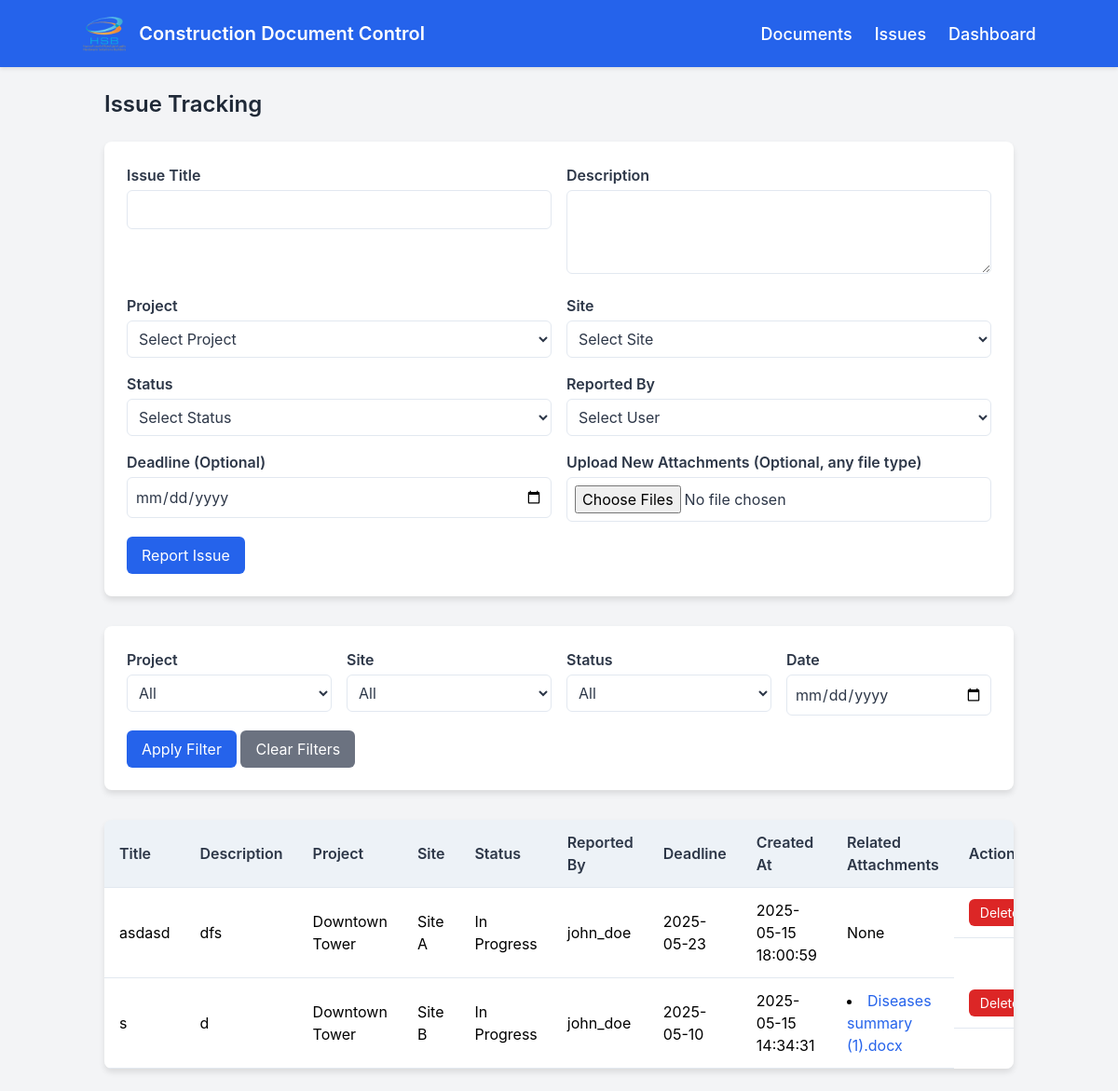
Page /issues on the committed database.
### tables this page shows
CREATE TABLE issues (
        id INTEGER PRIMARY KEY AUTOINCREMENT,
        title TEXT NOT NULL,
        description TEXT,
        project_id INTEGER,
        site_id INTEGER,
        status_id INTEGER,
        reported_by INTEGER,
        deadline DATE,
        created_at TIMESTAMP DEFAULT CURRENT_TIMESTAMP,
        FOREIGN KEY (project_id) REFERENCES projects(id),
        FOREIGN KEY (site_id) REFERENCES sites(id),
        FOREIGN KEY (status_id) REFERENCES issue_statuses(id),
        FOREIGN KEY (reported_by) REFERENCES users(id)
    );

CREATE TABLE projects (
        id INTEGER PRIMARY KEY AUTOINCREMENT,
        project_name TEXT NOT NULL UNIQUE
    );

CREATE TABLE sites (
        id INTEGER PRIMARY KEY AUTOINCREMENT,
        site_name TEXT NOT NULL UNIQUE
    );

CREATE TABLE issue_statuses (
        id INTEGER PRIMARY KEY AUTOINCREMENT,
        status_name TEXT NOT NULL UNIQUE
    );

CREATE TABLE users (
        id INTEGER PRIMARY KEY AUTOINCREMENT,
        username TEXT NOT NULL UNIQUE
    );

CREATE TABLE issue_attachments (
            id INTEGER PRIMARY KEY AUTOINCREMENT,
            filename TEXT NOT NULL,
            file_path TEXT NOT NULL,
            issue_id INTEGER,
            uploaded_by INTEGER,
            created_at TIMESTAMP DEFAULT CURRENT_TIMESTAMP,
            FOREIGN KEY (issue_id) REFERENCES issues(id),
            FOREIGN KEY (uploaded_by) REFERENCES users(id)
        );

### app.py (the view, shortened to what this page needs)
@app.route('/issues', methods=['GET', 'POST'])
def issues():
    filters = {}
    projects = get_projects()
    sites = get_sites()
    issue_statuses = get_issue_statuses()
    users = get_users()
    issues = get_all_issues(filters)
    return render_template('issues.html',
                         projects=projects,
                         sites=sites,
                         issue_statuses=issue_statuses,
                         users=users,
                         issues=issues,
                         filters=filters,
                         get_documents_for_issue=get_documents_for_issue)

### database.py (called while the page is built, shortened)
def get_db_connection():
    conn = sqlite3.connect(DATABASE)
    conn.row_factory = sqlite3.Row
    return conn

def get_projects():
    conn = get_db_connection()
    projects = conn.execute('SELECT * FROM projects').fetchall()
    conn.close()
    return projects

def get_sites():
    conn = get_db_connection()
    sites = conn.execute('SELECT * FROM sites').fetchall()
    conn.close()
    return sites

def get_users():
    conn = get_db_connection()
    users = conn.execute('SELECT * FROM users').fetchall()
    conn.close()
    return users

def get_issue_statuses():
    conn = get_db_connection()
    statuses = conn.execute('SELECT * FROM issue_statuses').fetchall()
    conn.close()
    return statuses

def get_all_issues(filters=None):
    conn = get_db_connection()
    query = '''
        SELECT i.id, i.title, i.description, p.project_name, s.site_name, st.status_name, u.username, i.deadline, i.created_at
        FROM issues i
        JOIN projects p ON i.project_id = p.id
        JOIN sites s ON i.site_id = s.id
        JOIN issue_statuses st ON i.status_id = st.id
        JOIN users u ON i.reported_by = u.id
    '''
    params = []
    conditions = []
    if conditions:
        query += ' WHERE ' + ' AND '.join(conditions)
    query += ' ORDER BY i.created_at DESC'
    issues = conn.execute(query, params).fetchall()
    conn.close()
    return issues

def get_documents_for_issue(issue_id):
    conn = get_db_connection()
    documents = conn.execute('''
        SELECT ia.id, ia.filename
        FROM issue_attachments ia
        WHERE ia.issue_id = ?
    ''', (issue_id,)).fetchall()
    conn.close()
    return documents

### templates/issues.html (shortened to what this page needs)
{% extends 'base.html' %}
{% block content %}
    <h2 class="text-2xl font-semibold text-gray-800 mb-6">Issue Tracking</h2>
    <div class="form-container mb-6">
        <form id="report-issue-form" method="POST" action="{{ url_for('report_issue') }}" enctype="multipart/form-data">
            <div class="grid grid-cols-1 md:grid-cols-2 gap-4">
                <div>
                    <label for="issue-title" class="block mb-1">Issue Title</label>
                    <input type="text" id="issue-title" name="title" class="w-full border p-2 rounded-md focus:outline-none focus:border-blue-500" required>
                </div>
                <div>
                    <label for="issue-description" class="block mb-1">Description</label>
                    <textarea id="issue-description" name="description" class="w-full border p-2 rounded-md focus:outline-none focus:border-blue-500" rows="3"></textarea>
                </div>
                <div>
                    <label for="issue-project" class="block mb-1">Project</label>
                    <select id="issue-project" name="project" required>
                        <option value="">Select Project</option>
                    </select>
                </div>
                <div>
                    <label for="issue-site" class="block mb-1">Site</label>
                    <select id="issue-site" name="site" required>
                        <option value="">Select Site</option>
                    </select>
                </div>
                <div>
                    <label for="issue-status" class="block mb-1">Status</label>
                    <select id="issue-status" name="status" required>
                        <option value="">Select Status</option>
                    </select>
                </div>
                <div>
                    <label for="issue-reported-by" class="block mb-1">Reported By</label>
                    <select id="issue-reported-by" name="reported_by" required>
                        <option value="">Select User</option>
                    </select>
                </div>
                <div>
                    <label for="issue-deadline" class="block mb-1">Deadline (Optional)</label>
                    <input type="date" id="issue-deadline" name="deadline" class="w-full border p-2 rounded-md focus:outline-none focus:border-blue-500">
                </div>
                <div>
                    <label for="issue-files" class="block mb-1">Upload New Attachments (Optional, any file type)</label>
                    <input type="file" id="issue-files" name="files" multiple class="w-full border p-2 rounded-md focus:outline-none focus:border-blue-500">
                </div>
            </div>
            <button type="submit" class="bg-blue-600 text-white px-4 py-2 mt-4 rounded-md hover:bg-blue-700">Report Issue</button>
        </form>
    </div>
    <div class="form-container mb-6">
        <form id="filter-issues-form" method="POST" action="">
            <div class="grid grid-cols-1 md:grid-cols-4 gap-4">
                <div>
                    <label for="filter_issue_project" class="block mb-1">Project</label>
                    <select id="filter_issue_project" name="project">
                        <option value="">All</option>
                    </select>
                </div>
                <div>
                    <label for="filter_issue_site" class="block mb-1">Site</label>
                    <select id="filter_issue_site" name="site">
                        <option value="">All</option>
                    </select>
                </div>
                <div>
                    <label for="filter_issue_status" class="block mb-1">Status</label>
                    <select id="filter_issue_status" name="status">
                        <option value="">All</option>
                    </select>
                </div>
                <div>
                    <label for="filter_issue_date" class="block mb-1">Date</label>
                    <input type="date" id="filter_issue_date" name="date" value="{{ filters.date if filters.date else '' }}">
                </div>
            </div>
            <button type="submit" class="bg-blue-600 text-white px-4 py-2 mt-4 rounded-md hover:bg-blue-700">Apply Filter</button>
            <button type="button" id="clear-issue-filters" class="bg-gray-500 text-white px-4 py-2 mt-4 rounded-md hover:bg-gray-700">Clear Filters</button>
        </form>
    </div>
    <div class="table-container">
        <table>
            <thead>
                <tr>
                    <th>Title</th>
                    <th>Description</th>
                    <th>Project</th>
                    <th>Site</th>
                    <th>Status</th>
                    <th>Reported By</th>
                    <th>Deadline</th>
                    <th>Created At</th>
                    <th>Related Attachments</th>
                    <th>Action</th>
                </tr>
            </thead>
            <tbody>
                {% for issue in issues %}
                    <tr>
                        <td>{{ issue.title }}</td>
                        <td>{{ issue.description or 'N/A' }}</td>
                        <td>{{ issue.project_name }}</td>
                        <td>{{ issue.site_name }}</td>
                        <td>{{ issue.status_name }}</td>
                        <td>{{ issue.username }}</td>
                        <td>{{ issue.deadline or 'N/A' }}</td>
                        <td>{{ issue.created_at }}</td>
                        <td>
                            {% set related_docs = get_documents_for_issue(issue.id) %}
                            {% if related_docs %}
                                <ul class="list-disc list-inside">
                                    {% for doc in related_docs %}
                                        <li>
                                            <a href="{{ url_for('serve_uploaded_file', filename=doc.filename) }}" class="text-blue-600 hover:underline" target="_blank">{{ doc.filename }}</a>
                                        </li>
                                    {% endfor %}
                                </ul>
                            {% else %}
                                None
                            {% endif %}
                        </td>
                        <td class="flex items-center space-x-2">
                            <form class="delete-issue-form inline-flex" method="POST" action="{{ url_for('delete_issue_route', issue_id=issue.id) }}">
                                <button type="submit" class="bg-red-600 text-white px-2 py-1 rounded-md hover:bg-red-700">Delete</button>
                            </form>
                        </td>
                    </tr>
                {% endfor %}
            </tbody>
        </table>
    </div>
{% endblock %}

### templates/base.html (shortened to what this page needs)
<!DOCTYPE html>
<html lang="en">
<head>
    <link href="https://cdn.jsdelivr.net/npm/tailwindcss@2.2.19/dist/tailwind.min.css" rel="stylesheet">
    <link href="{{ url_for('static', filename='css/style.css') }}" rel="stylesheet">
</head>
<body class="bg-gray-100">
    <nav class="bg-blue-600 p-4">
        <div class="container mx-auto flex justify-between items-center">
            <a href="{{ url_for('index') }}" class="flex items-center">
                <img src="{{ url_for('static', filename='images/logo.png') }}" alt="Logo" class="navbar-logo mr-3">
                <span class="text-white text-xl font-semibold hidden md:inline">Construction Document Control</span>
            </a>
            <div class="nav-links">
                <a href="{{ url_for('index') }}" class="nav-link">Documents</a>
                <a href="{{ url_for('issues') }}" class="nav-link">Issues</a>
                <a href="{{ url_for('dashboard') }}" class="nav-link">Dashboard</a>
            </div>
        </div>
    </nav>
    <div class="container mx-auto p-6">
        {% block content %}{% endblock %}
    </div>
</body>
</html>

### static/css/style.css (style rules this page uses)
body { font-family: 'Inter', sans-serif; }
nav { box-shadow: 0 2px 4px rgba(0, 0, 0, 0.1); transition: background-color 0.3s ease; }
nav .navbar-logo { height: 40px; width: auto; transition: transform 0.3s ease, filter 0.3s ease; }
.nav-links { display: flex; gap: 1.5rem; align-items: center; }
.nav-link { font-size: 1.125rem; font-weight: 500; color: #ffffff; position: relative; transition: color 0.3s ease; }
.nav-link::after { content: ''; position: absolute; width: 0; height: 2px; bottom: -4px; left: 0; background-color: #e2e8f0; transition: width 0.3s ease; }
.form-container { background: white; padding: 1.5rem; border-radius: 0.5rem; box-shadow: 0 4px 6px rgba(0, 0, 0, 0.1); margin-bottom: 2rem; }
.form-container label { font-weight: 600; color: #2d3748; }
.form-container input[type="text"], .form-container textarea, .form-container input[type="file"], .form-container select, .form-container input[type="date"] { border: 1px solid #e2e8f0; padding: 0.5rem; border-radius: 0.375rem; width: 100%; transition: border-color 0.2s; color: #2d3748; background-color: #ffffff; }
.form-container button { transition: background-color 0.2s; }
.table-container { background: white; border-radius: 0.5rem; box-shadow: 0 4px 6px rgba(0, 0, 0, 0.1); overflow-x: auto; }
.table-container table { width: 100%; border-collapse: separate; border-spacing: 0; }
.table-container th, .table-container td { padding: 0.75rem 1rem; text-align: left; border-bottom: 1px solid #e2e8f0; }
.table-container th { background: #edf2f7; font-weight: 600; color: #2d3748; }
.table-container button { padding: 0.25rem 0.75rem; font-size: 0.875rem; }

### rows in the picture
issues: title "asdasd", description "dfs", project_name "Downtown Tower", site_name "Site A", status_name "In Progress", username "john_doe", deadline "2025-05-23", created_at "2025-05-15 18:00:59", shows "None"
issues: title "s", description "d", project_name "Downtown Tower", site_name "Site B", status_name "In Progress", username "john_doe", deadline "2025-05-10", created_at "2025-05-15 14:34:31"
issue_attachments: filename "Diseases summary (1).docx"
